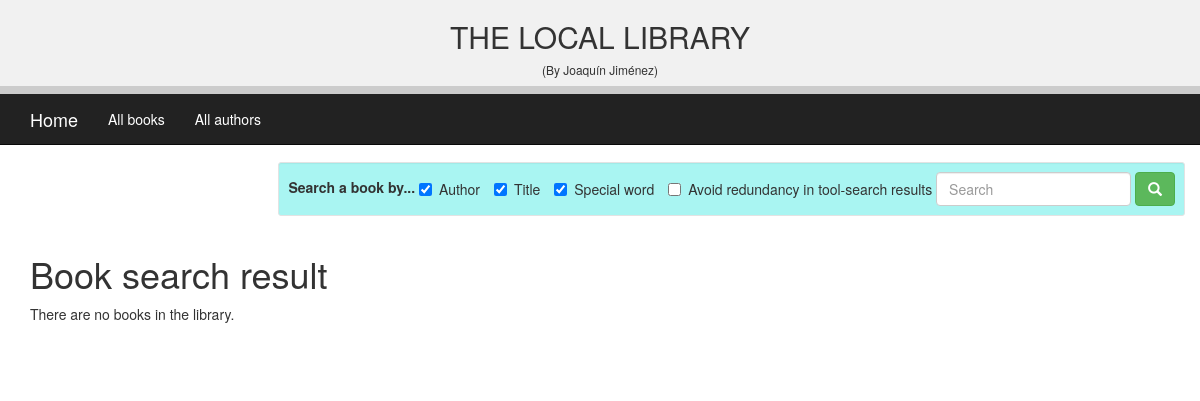
/catalog/search/, run on an earlier commit of the app's database.
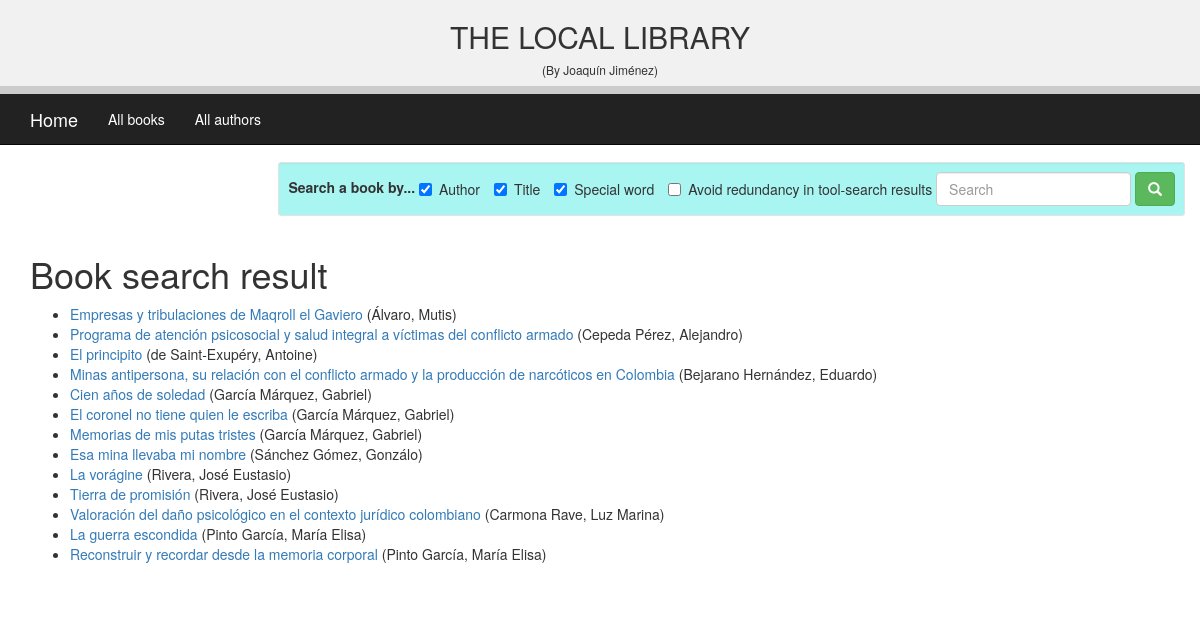
And on a later commit of the database.
### catalog/models.py (models this page shows, shortened)
class Book(models.Model):
    title = models.CharField(max_length=200)
    author = models.ForeignKey('Author', on_delete=models.SET_NULL, null=True)
    summary = models.TextField(max_length=1000, help_text='Enter a brief description of the book')
    isbn = models.CharField('ISBN', max_length=13, help_text='13 Character <a href="https://www.isbn-international.org/content/what-isbn">ISBN number</a>')
    genre = models.ManyToManyField(Genre, help_text='Select a genre for this book')
    def display_genre(self):
            """Create a string for the Genre. This is required to display genre in Admin."""
            return ', '.join(genre.name for genre in self.genre.all()[:3])
    display_genre.short_description = 'Genre'
    def get_absolute_url(self):
        return reverse('book-detail', args=[str(self.id)])

class Author(models.Model):
    first_name = models.CharField(max_length=100)
    last_name = models.CharField(max_length=100)
    date_of_birth = models.DateField(null=True, blank=True)
    date_of_death = models.DateField('Died', null=True, blank=True)
    class Meta:
        ordering = ['last_name', 'first_name']
    def __str__(self):
        return f'{self.last_name}, {self.first_name}'

### catalog/views.py (the view, shortened to what this page needs)
# urls.py: path('search/', views.BookSearch, name='book-search'),
def BookSearch(request):
    book_default_list = Book.objects.all()
    search_box_field = request.GET.get('search_box')
    check_boxes_active = request.GET.getlist('check_boxes')
    summaries_list = []
    books_by_summary_list = []
    redundance = "redundancy" in check_boxes_active
    summary_search = dict(zip(books_by_summary_list, summaries_list))
    context = {
        'title_and_author_books': book_default_list,
        'summary_search_result': summary_search,
        'the_search': search_box_field,
        'check_boxes': check_boxes_active,
    }
    return render(request, 'search/book_search.html', context=context)

### catalog/templates/search/book_search.html (shortened to what this page needs)
{% extends "base_generic.html" %}
{% block content %}
    <h1>Book search result</h1>
    {% if title_and_author_books %}
        <ul>
            {% for book in title_and_author_books %}
            <li>
                <a href="{{ book.get_absolute_url }}">{{ book.title }}</a> ({{book.author}})
            </li>
            {% endfor %}
        </ul>
    {% endif %}
    {% if summary_search_result.items %}
        <h3>Match by summary</h3>
        <ul>
            {% for book, summary in summary_search_result.items %}
            <li>
                <a href="{{ book.get_absolute_url }}">{{ book.title }}</a> ({{book.author}})
                <div><p>{{ summary }}</p></div>
            </li>
            {% endfor %}
        </ul>
    {% else %}
        {% if not title_and_author_books%}
            <p>There are no books in the library.</p>
        {% endif %}
    {% endif %}
{% endblock %}

What changed in the data, as far as the page shows it:
added Book: title "Empresas y tribulaciones de Maqroll el Gaviero", author "Álvaro, Mutis"
added Book: title "Programa de atención psicosocial y salud integral a víctimas del conflicto armado", author "Cepeda Pérez, Alejandro"
added Book: title "El principito", author "de Saint-Exupéry, Antoine"
added Book: title "Minas antipersona, su relación con el conflicto armado y la producción de narcóticos en Colombia", author "Bejarano Hernández, Eduardo"
added Book: title "Cien años de soledad", author "García Márquez, Gabriel"
added Book: title "El coronel no tiene quien le escriba", author "García Márquez, Gabriel"
added Book: title "Memorias de mis putas tristes", author "García Márquez, Gabriel"
added Book: title "Esa mina llevaba mi nombre", author "Sánchez Gómez, Gonzálo"
added Book: title "La vorágine", author "Rivera, José Eustasio"
added Book: title "Tierra de promisión", author "Rivera, José Eustasio"
added Book: title "Valoración del daño psicológico en el contexto jurídico colombiano", author "Carmona Rave, Luz Marina"
added Book: title "La guerra escondida", author "Pinto García, María Elisa"
added Book: title "Reconstruir y recordar desde la memoria corporal", author "Pinto García, María Elisa"
Also different on the page:
text no longer shown: "There are no books in the library."
